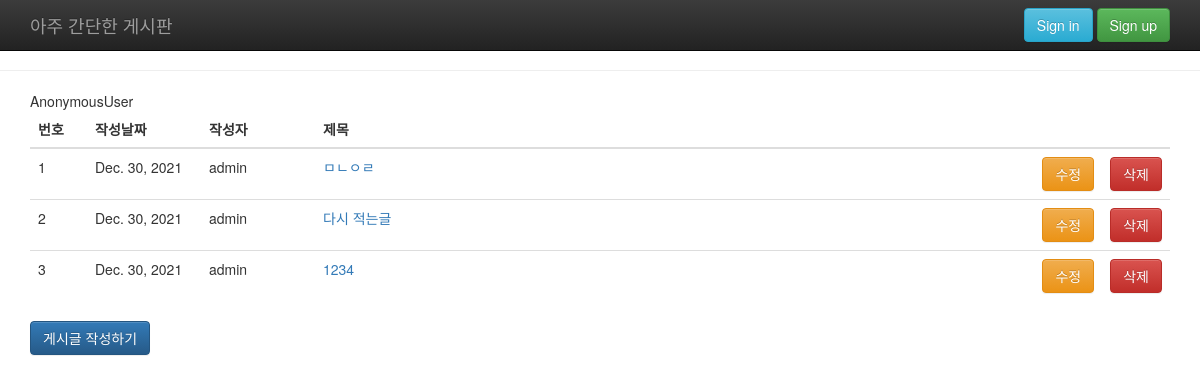
Before: /my_board/ with the older database file.
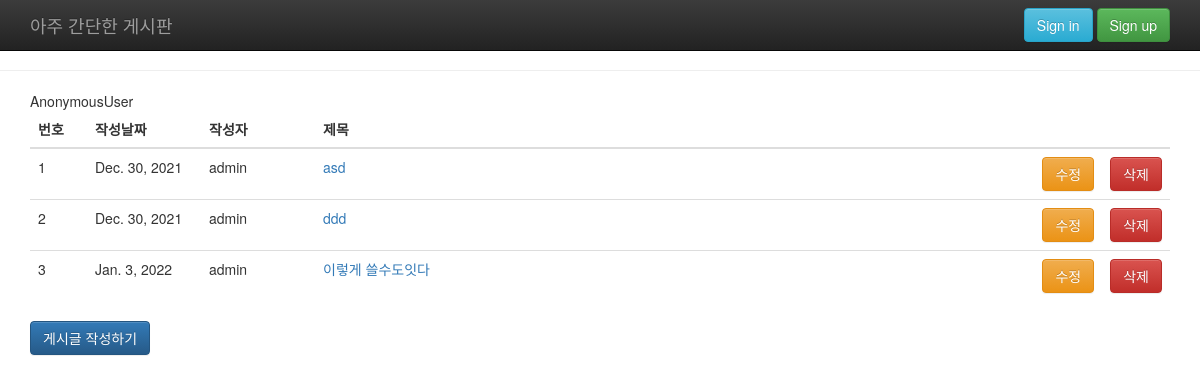
After: the same page with the newer database file.
### my_board/models.py (models this page shows)
class board( models.Model ):
    user = models.ForeignKey(User, on_delete=models.CASCADE)
    createDate = models.DateField()
    subject = models.CharField(max_length=255)
    content = models.TextField()

### my_board/views.py (the view)
# urls.py: path('', views.index, name='list'),
def index(request):
    rows = board.objects.all()
    content = {'rows':rows}
    return render(request, 'my_board/list.html', content)

### my_board/templates/my_board/list.html (shortened to what this page needs)
   {% extends 'my_board/base.html' %}
   {% block content %}
    <div class="container">
      <table class='table'>
        <thead>
          <tr>
            <th style='width: 5%'> 번호 </th>
            <th style='width: 10% '> 작성날짜 </th>
            <th style='width: 10%'> 작성자 </th>
            <th> 제목 </th>
            <th style='width: 5%'> </th>
            <th style='width: 5%'> </th>
          </tr>
        </thead>
        <tbody>
          {% for row in rows %}
          <tr>
            <td> {{forloop.counter}} </td>
            <td> {{row.createDate}} </td>
            <td> {{row.user.username}} </td>
            <td>
             <a href='view/?id={{row.id}}'>
               {{row.subject}}
             </a>
            </td>
            <td>
              <a href='update/?id={{row.id}}'>
              <button type="submit" class="btn btn-warning">수정</button>
              </a>
            </td>
            <td>
              <form action="./delete" method="GET">
              <div class="input-group" name='asd'>
                      <button type="submit" class="btn btn-danger">삭제</button>
              </div>
              </form>
            </td>
          </tr>
          {% endfor %}
        </tbody>
      </table>
    </div>
    <div class="container">
      <a href='write/'>
        <button type="submit" class="btn btn-primary">게시글 작성하기</button>
      </a>
    </div>
    {% endblock %}

### my_board/templates/my_board/base.html (shortened to what this page needs)
<!DOCTYPE html>
<html>
  <head>
    {% load static %}
    <link type='text/css' rel='stylesheet' href='{% static "bootstrap.min.css" %}' />
    <link type='text/css' rel='stylesheet' href='{% static "bootstrap-theme.min.css" %}' />
    <link type='text/css' rel='stylesheet' href='{% static "list.css" %}' />
  </head>
  <body>
    <nav class="navbar navbar-inverse navbar-fixed-top">
      <div class="container">
        <div class="navbar-header">
          <a class="navbar-brand" href="/my_board/">아주 간단한 게시판</a>
        </div>
        <div id="navbar" class="navbar-collapse collapse">
          <div class="navbar-form navbar-right">
            {% if user.is_authenticated %}
            <a href='/accounts/logout/'>
              <button type="submit" class="btn btn-info">Log out</button>
            </a>
            {% else %}
            <a href='/accounts/login/'>
            <button type="submit" class="btn btn-info">Sign in</button>
            </a>
            <a href='/accounts/signup/'>
            <button type="submit" class="btn btn-success">Sign up</button>
            </a>
            {% endif %}
          </div>
        </div>
      </div>
    </nav>
    <hr>
    {% block content %}
    {% endblock %}
  </body>
</html>

### static/list.css (style rules this page uses)
body { padding-top: 50px; padding-bottom: 20px; }

Changed rows visible on the page:
removed board: createDate "Dec. 30, 2021", user.username "admin", subject "ㅁㄴㅇㄹ"
removed board: createDate "Dec. 30, 2021", user.username "admin", subject "다시 적는글"
removed board: createDate "Dec. 30, 2021", user.username "admin", subject "1234"
added board: createDate "Dec. 30, 2021", user.username "admin", subject "asd"
added board: createDate "Dec. 30, 2021", user.username "admin", subject "ddd"
added board: createDate "Jan. 3, 2022", user.username "admin", subject "이렇게 쓸수도잇다"
